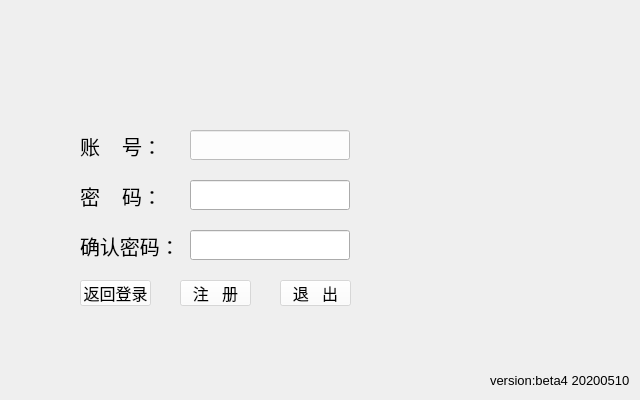
<?xml version="1.0" encoding="UTF-8"?>
<ui version="4.0">
 <class>register_window</class>
 <widget class="QWidget" name="register_window">
  <property name="geometry">
   <rect>
    <x>0</x>
    <y>0</y>
    <width>640</width>
    <height>400</height>
   </rect>
  </property>
  <property name="windowTitle">
   <string>账号注册</string>
  </property>
  <property name="styleSheet">
   <string notr="true">#register_window{
	image: url(:/register_bg.png);
}</string>
  </property>
  <widget class="QLabel" name="user_label">
   <property name="geometry">
    <rect>
     <x>80</x>
     <y>130</y>
     <width>111</width>
     <height>31</height>
    </rect>
   </property>
   <property name="font">
    <font>
     <pointsize>15</pointsize>
    </font>
   </property>
   <property name="text">
    <string>账    号：</string>
   </property>
   <property name="textFormat">
    <enum>Qt::AutoText</enum>
   </property>
  </widget>
  <widget class="QLineEdit" name="user_lineEdit">
   <property name="geometry">
    <rect>
     <x>190</x>
     <y>130</y>
     <width>160</width>
     <height>30</height>
    </rect>
   </property>
   <property name="font">
    <font>
     <family>Verdana</family>
     <pointsize>15</pointsize>
     <weight>75</weight>
     <italic>false</italic>
     <bold>true</bold>
     <underline>false</underline>
     <strikeout>false</strikeout>
     <kerning>false</kerning>
    </font>
   </property>
   <property name="tabletTracking">
    <bool>true</bool>
   </property>
   <property name="styleSheet">
    <string notr="true">QLineEdit{
background-color: rgba(255, 255, 255, 90%)
}</string>
   </property>
   <property name="text">
    <string/>
   </property>
  </widget>
  <widget class="QLineEdit" name="passwd_lineEdit">
   <property name="geometry">
    <rect>
     <x>190</x>
     <y>180</y>
     <width>160</width>
     <height>30</height>
    </rect>
   </property>
   <property name="font">
    <font>
     <family>Verdana</family>
     <pointsize>15</pointsize>
     <weight>75</weight>
     <italic>false</italic>
     <bold>true</bold>
     <underline>false</underline>
     <strikeout>false</strikeout>
     <kerning>false</kerning>
    </font>
   </property>
   <property name="tabletTracking">
    <bool>true</bool>
   </property>
   <property name="text">
    <string/>
   </property>
   <property name="echoMode">
    <enum>QLineEdit::Password</enum>
   </property>
  </widget>
  <widget class="QLabel" name="passwd_label">
   <property name="geometry">
    <rect>
     <x>80</x>
     <y>180</y>
     <width>111</width>
     <height>31</height>
    </rect>
   </property>
   <property name="font">
    <font>
     <pointsize>15</pointsize>
    </font>
   </property>
   <property name="text">
    <string>密    码：</string>
   </property>
   <property name="textFormat">
    <enum>Qt::AutoText</enum>
   </property>
  </widget>
  <widget class="QPushButton" name="goback_btn">
   <property name="geometry">
    <rect>
     <x>80</x>
     <y>280</y>
     <width>71</width>
     <height>26</height>
    </rect>
   </property>
   <property name="font">
    <font>
     <pointsize>12</pointsize>
    </font>
   </property>
   <property name="styleSheet">
    <string notr="true">QPushButton{
background-color: rgba(255, 255, 255, 50%)
}</string>
   </property>
   <property name="text">
    <string>返回登录</string>
   </property>
   <property name="default">
    <bool>false</bool>
   </property>
   <property name="flat">
    <bool>false</bool>
   </property>
  </widget>
  <widget class="QPushButton" name="register_btn">
   <property name="geometry">
    <rect>
     <x>180</x>
     <y>280</y>
     <width>71</width>
     <height>26</height>
    </rect>
   </property>
   <property name="font">
    <font>
     <pointsize>12</pointsize>
    </font>
   </property>
   <property name="styleSheet">
    <string notr="true">QPushButton{
background-color: rgba(255, 255, 255, 50%)
}</string>
   </property>
   <property name="text">
    <string>注   册</string>
   </property>
   <property name="default">
    <bool>false</bool>
   </property>
   <property name="flat">
    <bool>false</bool>
   </property>
  </widget>
  <widget class="QPushButton" name="quit_btn">
   <property name="geometry">
    <rect>
     <x>280</x>
     <y>280</y>
     <width>71</width>
     <height>26</height>
    </rect>
   </property>
   <property name="font">
    <font>
     <pointsize>12</pointsize>
    </font>
   </property>
   <property name="styleSheet">
    <string notr="true">QPushButton{
background-color: rgba(255, 255, 255, 50%)
}</string>
   </property>
   <property name="text">
    <string>退   出</string>
   </property>
   <property name="default">
    <bool>false</bool>
   </property>
   <property name="flat">
    <bool>false</bool>
   </property>
  </widget>
  <widget class="QLabel" name="version_label">
   <property name="geometry">
    <rect>
     <x>490</x>
     <y>370</y>
     <width>141</width>
     <height>21</height>
    </rect>
   </property>
   <property name="font">
    <font>
     <family>Arial</family>
     <pointsize>10</pointsize>
    </font>
   </property>
   <property name="text">
    <string>version:beta4 20200510</string>
   </property>
  </widget>
  <widget class="QLabel" name="confirm_label">
   <property name="geometry">
    <rect>
     <x>80</x>
     <y>230</y>
     <width>111</width>
     <height>31</height>
    </rect>
   </property>
   <property name="font">
    <font>
     <pointsize>15</pointsize>
    </font>
   </property>
   <property name="text">
    <string>确认密码：</string>
   </property>
   <property name="textFormat">
    <enum>Qt::AutoText</enum>
   </property>
  </widget>
  <widget class="QLineEdit" name="confirm_lineEdit">
   <property name="geometry">
    <rect>
     <x>190</x>
     <y>230</y>
     <width>160</width>
     <height>30</height>
    </rect>
   </property>
   <property name="font">
    <font>
     <family>Verdana</family>
     <pointsize>15</pointsize>
     <weight>75</weight>
     <italic>false</italic>
     <bold>true</bold>
     <underline>false</underline>
     <strikeout>false</strikeout>
     <kerning>false</kerning>
    </font>
   </property>
   <property name="tabletTracking">
    <bool>true</bool>
   </property>
   <property name="text">
    <string/>
   </property>
   <property name="echoMode">
    <enum>QLineEdit::Password</enum>
   </property>
  </widget>
 </widget>
 <tabstops>
  <tabstop>user_lineEdit</tabstop>
  <tabstop>passwd_lineEdit</tabstop>
  <tabstop>confirm_lineEdit</tabstop>
  <tabstop>register_btn</tabstop>
  <tabstop>goback_btn</tabstop>
  <tabstop>quit_btn</tabstop>
 </tabstops>
 <resources>
  <include location="pic.qrc"/>
 </resources>
 <connections/>
</ui>
